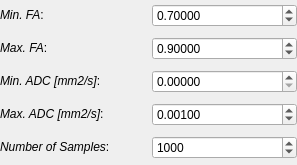
<?xml version="1.0" encoding="UTF-8"?>
<ui version="4.0">
 <class>QmitkPrototypeSignalParametersWidgetControls</class>
 <widget class="QWidget" name="QmitkPrototypeSignalParametersWidgetControls">
  <property name="geometry">
   <rect>
    <x>0</x>
    <y>0</y>
    <width>297</width>
    <height>165</height>
   </rect>
  </property>
  <property name="sizePolicy">
   <sizepolicy hsizetype="MinimumExpanding" vsizetype="MinimumExpanding">
    <horstretch>0</horstretch>
    <verstretch>0</verstretch>
   </sizepolicy>
  </property>
  <property name="windowTitle">
   <string>Form</string>
  </property>
  <layout class="QGridLayout" name="gridLayout">
   <property name="leftMargin">
    <number>0</number>
   </property>
   <property name="topMargin">
    <number>0</number>
   </property>
   <property name="rightMargin">
    <number>0</number>
   </property>
   <property name="bottomMargin">
    <number>0</number>
   </property>
   <item row="4" column="0">
    <widget class="QLabel" name="label_3">
     <property name="text">
      <string>&lt;html&gt;&lt;head/&gt;&lt;body&gt;&lt;p&gt;&lt;span style=&quot; font-style:italic;&quot;&gt;Number of Samples&lt;/span&gt;:&lt;/p&gt;&lt;/body&gt;&lt;/html&gt;</string>
     </property>
    </widget>
   </item>
   <item row="0" column="0">
    <widget class="QLabel" name="label">
     <property name="text">
      <string>&lt;html&gt;&lt;head/&gt;&lt;body&gt;&lt;p&gt;&lt;span style=&quot; font-style:italic;&quot;&gt;Min. FA&lt;/span&gt;:&lt;/p&gt;&lt;/body&gt;&lt;/html&gt;</string>
     </property>
    </widget>
   </item>
   <item row="0" column="1">
    <widget class="QDoubleSpinBox" name="m_MinFaBox">
     <property name="toolTip">
      <string>Diffusivity along second eigenvector.</string>
     </property>
     <property name="decimals">
      <number>5</number>
     </property>
     <property name="maximum">
      <double>1.000000000000000</double>
     </property>
     <property name="singleStep">
      <double>0.010000000000000</double>
     </property>
     <property name="value">
      <double>0.700000000000000</double>
     </property>
    </widget>
   </item>
   <item row="1" column="1">
    <widget class="QDoubleSpinBox" name="m_MaxFaBox">
     <property name="toolTip">
      <string>Diffusivity along second eigenvector.</string>
     </property>
     <property name="decimals">
      <number>5</number>
     </property>
     <property name="maximum">
      <double>1.000000000000000</double>
     </property>
     <property name="singleStep">
      <double>0.010000000000000</double>
     </property>
     <property name="value">
      <double>0.900000000000000</double>
     </property>
    </widget>
   </item>
   <item row="2" column="1">
    <widget class="QDoubleSpinBox" name="m_MinAdcBox">
     <property name="toolTip">
      <string>Diffusivity along second eigenvector.</string>
     </property>
     <property name="decimals">
      <number>5</number>
     </property>
     <property name="maximum">
      <double>1.000000000000000</double>
     </property>
     <property name="singleStep">
      <double>0.000100000000000</double>
     </property>
     <property name="value">
      <double>0.000000000000000</double>
     </property>
    </widget>
   </item>
   <item row="1" column="0">
    <widget class="QLabel" name="label_2">
     <property name="text">
      <string>&lt;html&gt;&lt;head/&gt;&lt;body&gt;&lt;p&gt;&lt;span style=&quot; font-style:italic;&quot;&gt;Max. FA&lt;/span&gt;:&lt;/p&gt;&lt;/body&gt;&lt;/html&gt;</string>
     </property>
    </widget>
   </item>
   <item row="2" column="0">
    <widget class="QLabel" name="label_4">
     <property name="text">
      <string>&lt;html&gt;&lt;head/&gt;&lt;body&gt;&lt;p&gt;&lt;span style=&quot; font-style:italic;&quot;&gt;Min. ADC [mm2/s]&lt;/span&gt;:&lt;/p&gt;&lt;/body&gt;&lt;/html&gt;</string>
     </property>
    </widget>
   </item>
   <item row="4" column="1">
    <widget class="QSpinBox" name="m_NumSamplesBox">
     <property name="maximum">
      <number>999999999</number>
     </property>
     <property name="value">
      <number>1000</number>
     </property>
    </widget>
   </item>
   <item row="3" column="0">
    <widget class="QLabel" name="label_5">
     <property name="text">
      <string>&lt;html&gt;&lt;head/&gt;&lt;body&gt;&lt;p&gt;&lt;span style=&quot; font-style:italic;&quot;&gt;Max. ADC [mm2/s]&lt;/span&gt;:&lt;/p&gt;&lt;/body&gt;&lt;/html&gt;</string>
     </property>
    </widget>
   </item>
   <item row="3" column="1">
    <widget class="QDoubleSpinBox" name="m_MaxAdcBox">
     <property name="toolTip">
      <string>Diffusivity along second eigenvector.</string>
     </property>
     <property name="decimals">
      <number>5</number>
     </property>
     <property name="maximum">
      <double>1.000000000000000</double>
     </property>
     <property name="singleStep">
      <double>0.000100000000000</double>
     </property>
     <property name="value">
      <double>0.001000000000000</double>
     </property>
    </widget>
   </item>
  </layout>
 </widget>
 <tabstops>
  <tabstop>m_MaxFaBox</tabstop>
 </tabstops>
 <resources/>
 <connections/>
</ui>
